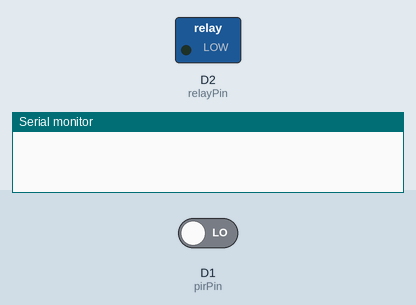
This sketch was run on a simulated ESP8266 (NodeMCU). Shown: switched loads named in the sketch (green lamp = pin HIGH), the last lines printed to the serial monitor. The test bench sets the inputs (shaded band); at power-on: D1 (pirPin) LOW.

Above: at 1.2 s.
1.3 s: D1 (pirPin) driven HIGH
At 1.9 s:
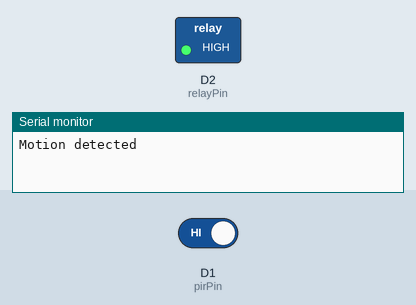
Timing chart, 0 to 9.8 s (numbered marks = the images above; inputs shaded):
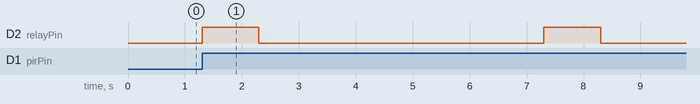

The sketch:

baby-haywee.ino
```cpp
//---------------------------------------
// Declare Vars
//---------------------------------------

int pirPin = D1;
int pirState = LOW;
int pirStatus = 0;

int relayPin = D2;

int pauseTime = 5000;
int squirtTime = 1000;
int triggered = 0; // Times triggered

//---------------------------------------
// Setup
//---------------------------------------

void setup() {

  // Setup Serial
  Serial.begin(115200);

  // Declare PIR as input
  pinMode(pirPin, INPUT);

  // Declare Relay as Output
  pinMode(relayPin, OUTPUT);

}

//---------------------------------------
// Loop
//---------------------------------------

void loop(){

  // Check PIR status
  pirStatus = digitalRead(pirPin);

  // If PIR is sensing motion
  if (pirStatus == HIGH) {

    // Increment triggered
    triggered++;

    // If state is set to low
    if (pirState == LOW) {
      Serial.println("Motion detected");
      // Change state to high (sensing motion)
      pirState = HIGH;
    }

    // Squirty Wee-Wee
    squirt();

    // Don't trigger again for pauseTime
    delay(pauseTime);

  // If PIR is not sensing motion
  } else {

    // Do nothing

    // If state is set to high
    if (pirState == HIGH){
      Serial.println("Motion ended");
      // Change state to low
      pirState = LOW;
    }

  }

}

void squirt() {
  // Turn relay on
  digitalWrite(relayPin, HIGH);
  // Wait for a bit
  delay(squirtTime);
  // Turn relay off
  digitalWrite(relayPin, LOW);
}
```

Measured:
- after the input at 1.3 s, D2 (relayPin): alternates HIGH for 1.0 s and LOW for 5.0 s, starting at once
